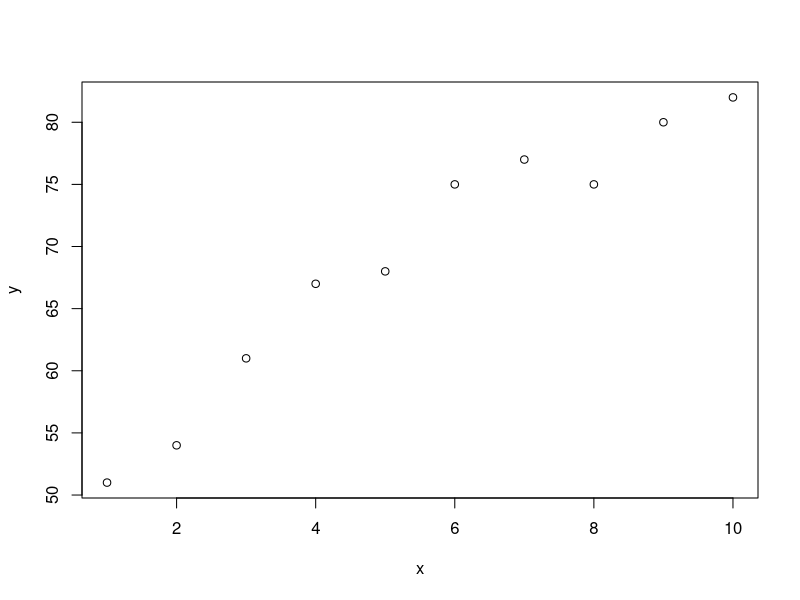

The R script that drew this image:
# Data Frame
  d1 <- data.frame(x = 1:10, y = c(51,54,61,67,68,75,77,75,80,82))
  
  d1
  names(d1)
  class(d1)
  
  d1$x
  d1$y
  
  plot(d1)
  